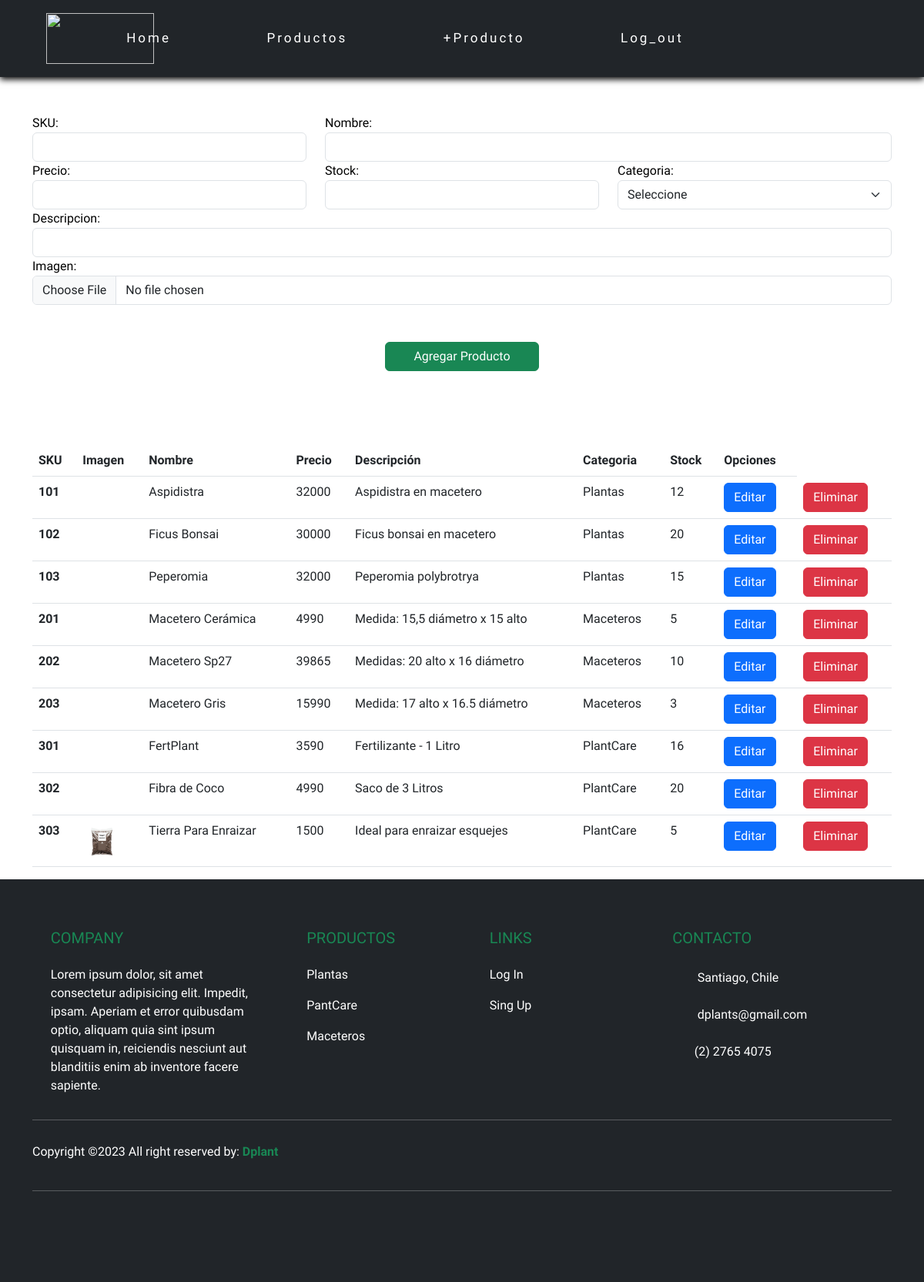
Before: /agregarProductoBDD.html/ (signed in) with the older database file.
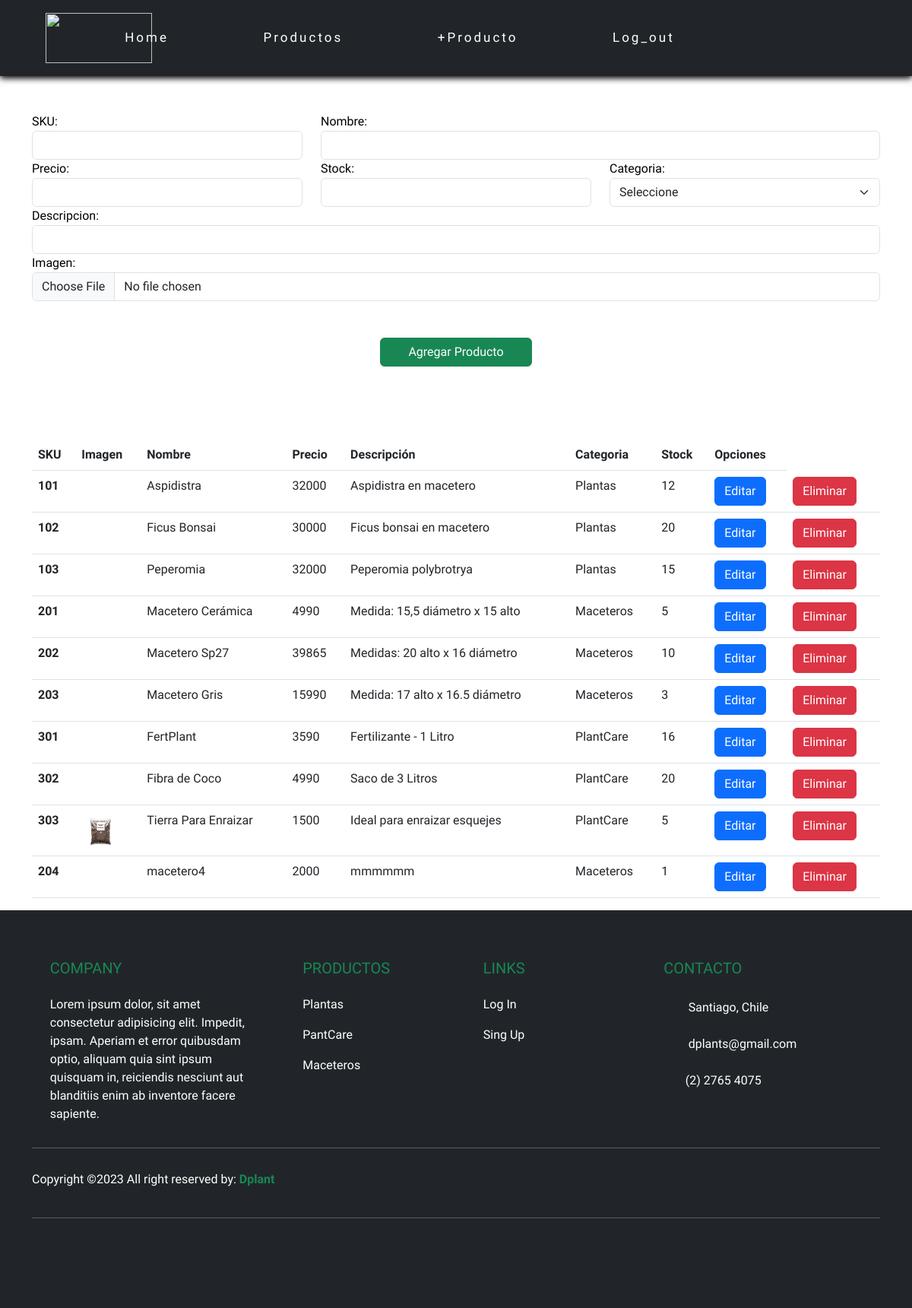
After: the same page with the newer database file.
### apps/Tienda/models.py (models this page shows, shortened)
class Producto(models.Model):
    sku = models.CharField(primary_key=True,max_length=15)
    nombre = models.CharField(max_length=50)
    precio = models.IntegerField()
    stock = models.IntegerField()
    fecha = models.DateField(auto_now_add=True)
    descripcion = models.CharField(max_length=120)
    imagenUrl = models.ImageField(upload_to="imgProducto", null=True)
    categoriaId = models.ForeignKey(Categoria, on_delete=models.CASCADE)

class Categoria(models.Model):
    id_categoria = models.IntegerField(primary_key=True)
    nombre_categoria = models.CharField(max_length=22)

### apps/Tienda/views.py (the view)
# urls.py: path('agregarProductoBDD.html/', cargarAgregarProductos , name='cargar_P_BDD'),
@login_required
def cargarAgregarProductos(request):
    categorias = Categoria.objects.all()
    productos = Producto.objects.all()
    return render(request,"agregarProductoBDD.html",{"cate":categorias,"prod":productos})

### apps/Tienda/templates/agregarProductoBDD.html (shortened to what this page needs)
{% extends './base.html' %}
{% load static %}
{% block body %}
    <div class="container mt-5">
        <form id="formularioAgregar" action="/agregarProductoF" method="POST" enctype="multipart/form-data">{% csrf_token %}
            <div class="row">
                <div class="col-md-4">
                    <label for="txtSku">SKU:</label>
                    <input name="txtSku" id="txtSku" type="text" class="form-control">
                </div>
                <div class="col-md-8">
                    <label for="txtnombre">Nombre:</label>
                    <input name="txtnombre" id="txtnombre" type="text" class="form-control">
                </div>
                <div class="col-md-4">
                    <label for="txtprecio">Precio:</label>
                    <input name="txtprecio" id="txtprecio" type="text" class="form-control">
                </div>
                <div class="col-md-4">
                    <label for="txtStock">Stock:</label>
                    <input name="txtStock" id="txtStock" type="text" class="form-control">
                </div>
                <div class="col-md-4">
                    <label for="cmbCategoria">Categoria:</label>
                    <select id="cmbCategoria" name="cmbCategoria" class="form-select" aria-label="Default select example">
                        <option disabled selected>Seleccione</option>
                    </select>
                </div>
                <div class="col-md-12">
                    <label for="txtDescripcion">Descripcion:</label>
                    <input name="txtDescripcion" id="txtDescripcion" type="text" class="form-control">
                </div>
                <div class="col-md-12">
                    <label for="txtImagen">Imagen:</label>
                    <input name="txtImagen" id="txtImagen" type="file" class="form-control">
                </div>
            </div>
            <div class="row d-flex justify-content-around">
                <button class="btn btn-success mt-5 mb-5" type="submit" style="width: 200px;">Agregar Producto</button>
            </div>
        </form>
    </div>
    <div class="container mt-5">
        <table class="table">
            <thead>
            <tr>
                <th scope="col">SKU</th>
                <th scope="col">Imagen</th>
                <th scope="col">Nombre</th>
                <th scope="col">Precio</th>
                <th scope="col">Descripción</th>
                <th scope="col">Categoria</th>
                <th scope="col">Stock</th>
                <th scope="col">Opciones</th>
            </tr>
            </thead>
            <tbody>
                {% for p in prod %}
            <tr>
                <th scope="row">{{p.sku}}</th>
                <td><img src="{{p.imagenUrl.url}}" alt="" height="50"></td>
                <td>
                    {{p.nombre}}
                </td>
                <td>
                    {{p.precio}}
                </td>
                <td>
                    {{p.descripcion}}
                </td>
                <td>
                    {{p.categoriaId.nombre_categoria}}
                </td>
                <td>
                    {{p.stock}}
                </td>
                <td><a href="/editarProducto/{{p.sku}}" class="btn btn-primary">Editar</a></td>
                <td><a href="/eliminarProducto/{{p.sku}}" class="btn btn-danger">Eliminar</a></td>
            </tr>
                {% endfor %}
            </tbody>
        </table>
    </div>
{% endblock %}

Changed rows visible on the page:
added Producto: sku "204", nombre "macetero4", precio "2000", descripcion "mmmmmm", categoriaId.nombre_categoria "Maceteros", stock "1"
